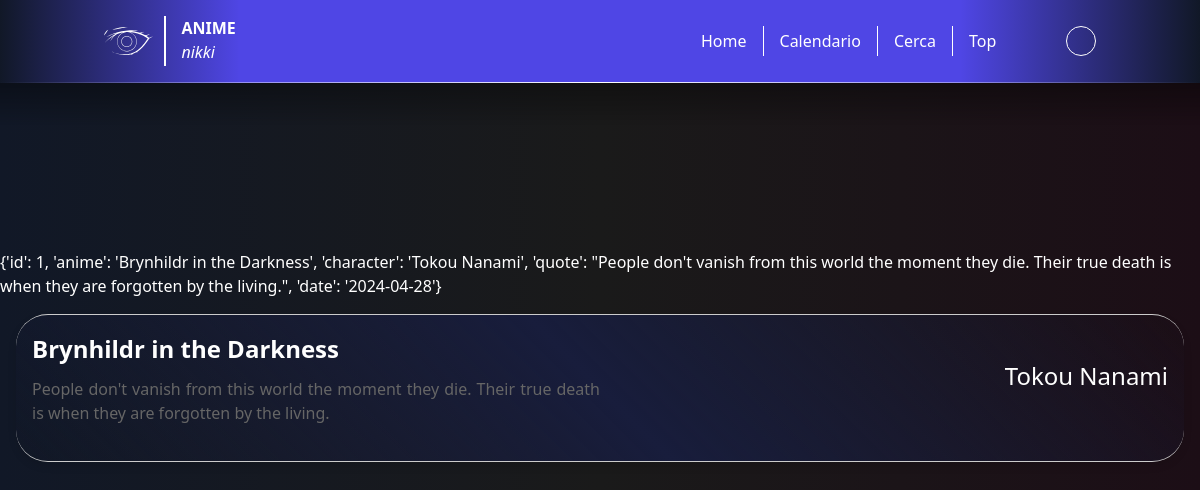
The app's page /quote with its own data.
### tables this page shows
CREATE TABLE quotes (
    quote_id INTEGER PRIMARY KEY AUTOINCREMENT,
    user_id INTEGER,
    anime TEXT,
    character VARCHAR(32),
    quote TEXT,
    date DATE DEFAULT CURRENT_DATE,
    FOREIGN KEY (user_id) REFERENCES users(user_id)
);

### app.py (the view, shortened to what this page needs)
@app.route('/quote')
def quote():
    conn = sq.connect('anime.sqlite3')
    cur = conn.cursor()
    today = datetime.today().date()
    cur.execute('SELECT * FROM quotes WHERE date = ?', (today,))
    row = cur.fetchone()
    conn.close()
    if row:
        result = row
    else:
        result = None
    if result is not None:
        result_json = {
            'id': result[0],
            'anime': result[2],
            'character': result[3],
            'quote': result[4],
            'date': result[5]
        }
        return render_template('quote.html', username=session.get('username', None), data=result_json)

### templates/quote.html (shortened to what this page needs)
<!DOCTYPE html>
<html lang="en">
<head>
    <script src="https://cdn.tailwindcss.com"></script>
</head>
<body>
    {% include 'header.html' %}
    <main>
        <div class="home-spacing"></div>
        <div class="anime-fullcontainer">
            {{data}}
            <div class="card">
                <div class="basic-info">
                    <div class="title-date">
                        <div class="anime-title">
                            <h1><a id="anime-source" href="{{url_for('get_item_by_name', name=data.anime, is_anime=true)}}">{{ data.anime }}</a></h1>
                        </div>
                    </div>
                    <div class="anime-description">
                        <p id="anime-quote">{{ data.quote }}</p>
                    </div>
                </div>
                <div class="genres">
                    <div class="anime-info info-genres">
                        <h3 id="character-source">{{data.character}}</h3>
                    </div>
                </div>
            </div>
        </div>
    </main>
</body>
</html>

### templates/quote.html (style rules this page uses)
body { background: linear-gradient(90deg, #111827, #1a1a1a, #1c0e16) no-repeat; background-attachment: fixed; background-size: cover; color: #ffffff; }
.card { border: 1px solid #ccc; background: linear-gradient(45deg, transparent, #181D3C, transparent); border-radius: 32px; border-left: 0px; border-right: 0px; padding: 16px; margin: 16px; margin-bottom: 16px; box-shadow: 0 4px 8px rgba(0, 0, 0, 0.1); transition: box-shadow 0.3s ease; display: flex; justify-content: space-between; align-items: center; }
.card h3, .card2 h3 { font-size: 1.5rem; margin-bottom: 8px; }
.card p, .card2 p { font-size: 1rem; color: #666; }
.title-date { display: flex; justify-content: space-between; align-items: center; }
.anime-fullcontainer { display: flex; flex-direction: column; width: 100%; left: 0px; }
.home-spacing { z-index: 0; position: relative; width: 100%; height: 250px; background: transparent; }
.anime-title { display: flex; justify-content: space-between; align-items: baseline; font-size: 24px; font-weight: bold; margin-bottom: 10px; }
.anime-description { margin-bottom: 20px; text-align: justify; }
.anime-info { margin-bottom: 20px; display: flex; flex-direction: column; align-items: center; }
.anime-info h3 { margin-bottom: 5px; }
.basic-info { max-width: 50%; }
.genres { display: flex; flex-direction: column; gap: 20px; margin-left: 24px; }
.info-genres { display: flex; align-items: center; align-content: center; flex-direction: column; }

### records on screen
quotes: anime "Brynhildr in the Darkness", quote "People don't vanish from this world the moment they die. Their true death is when they are forgotten by the living.", character "Tokou Nanami"
